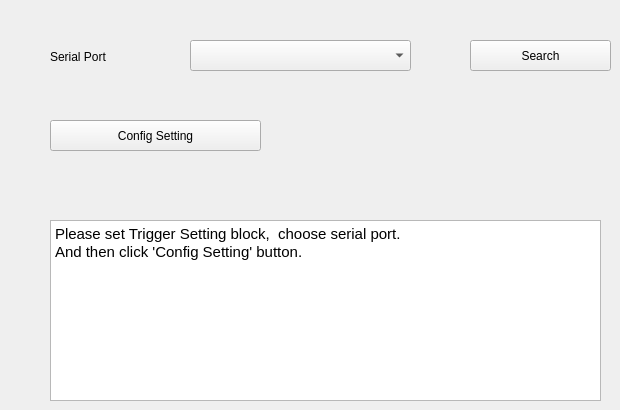
   <widget class="QWidget" name="microcontroller_setting">
    <attribute name="title">
     <string>Microcontroller Setting</string>
    </attribute>
    <widget class="QComboBox" name="serial_port">
     <property name="geometry">
      <rect>
       <x>190</x>
       <y>40</y>
       <width>221</width>
       <height>31</height>
      </rect>
     </property>
    </widget>
    <widget class="QLabel" name="serial_port_lable">
     <property name="geometry">
      <rect>
       <x>50</x>
       <y>40</y>
       <width>171</width>
       <height>34</height>
      </rect>
     </property>
     <property name="text">
      <string>Serial Port</string>
     </property>
    </widget>
    <widget class="QPushButton" name="serial_port_congfig_button">
     <property name="geometry">
      <rect>
       <x>50</x>
       <y>120</y>
       <width>211</width>
       <height>31</height>
      </rect>
     </property>
     <property name="text">
      <string>Config Setting</string>
     </property>
    </widget>
    <widget class="QTextBrowser" name="setting_show_browser">
     <property name="geometry">
      <rect>
       <x>50</x>
       <y>220</y>
       <width>551</width>
       <height>181</height>
      </rect>
     </property>
     <property name="html">
      <string>&lt;!DOCTYPE HTML PUBLIC &quot;-//W3C//DTD HTML 4.0//EN&quot; &quot;http://www.w3.org/TR/REC-html40/strict.dtd&quot;&gt;
&lt;html&gt;&lt;head&gt;&lt;meta name=&quot;qrichtext&quot; content=&quot;1&quot; /&gt;&lt;style type=&quot;text/css&quot;&gt;
p, li { white-space: pre-wrap; }
&lt;/style&gt;&lt;/head&gt;&lt;body style=&quot; font-family:'Ubuntu'; font-size:11pt; font-weight:400; font-style:normal;&quot;&gt;
&lt;p style=&quot; margin-top:0px; margin-bottom:0px; margin-left:0px; margin-right:0px; -qt-block-indent:0; text-indent:0px;&quot;&gt;Please set Trigger Setting block,  choose serial port.&lt;/p&gt;
&lt;p style=&quot; margin-top:0px; margin-bottom:0px; margin-left:0px; margin-right:0px; -qt-block-indent:0; text-indent:0px;&quot;&gt;And then click 'Config Setting' button.&lt;/p&gt;&lt;/body&gt;&lt;/html&gt;</string>
     </property>
    </widget>
    <widget class="QPushButton" name="serial_port_search_button">
     <property name="geometry">
      <rect>
       <x>470</x>
       <y>40</y>
       <width>141</width>
       <height>31</height>
      </rect>
     </property>
     <property name="text">
      <string>Search</string>
     </property>
    </widget>
   </widget>
